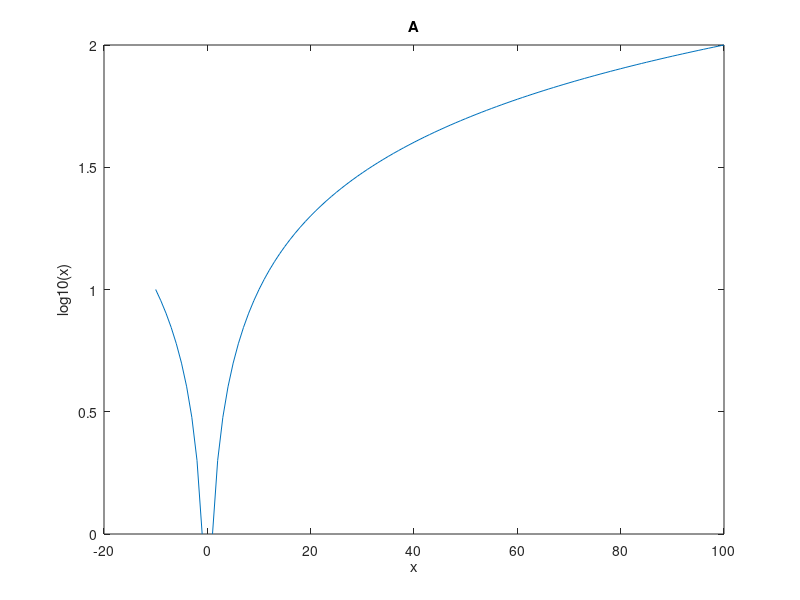
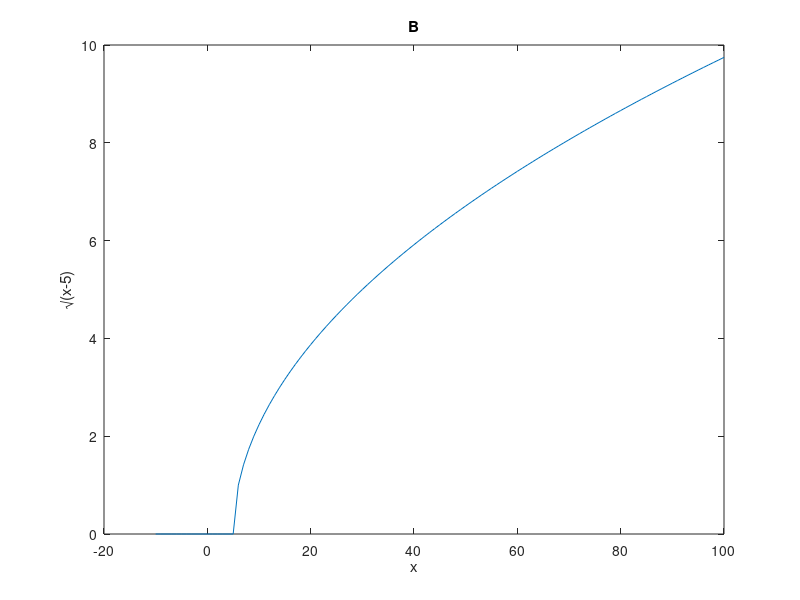
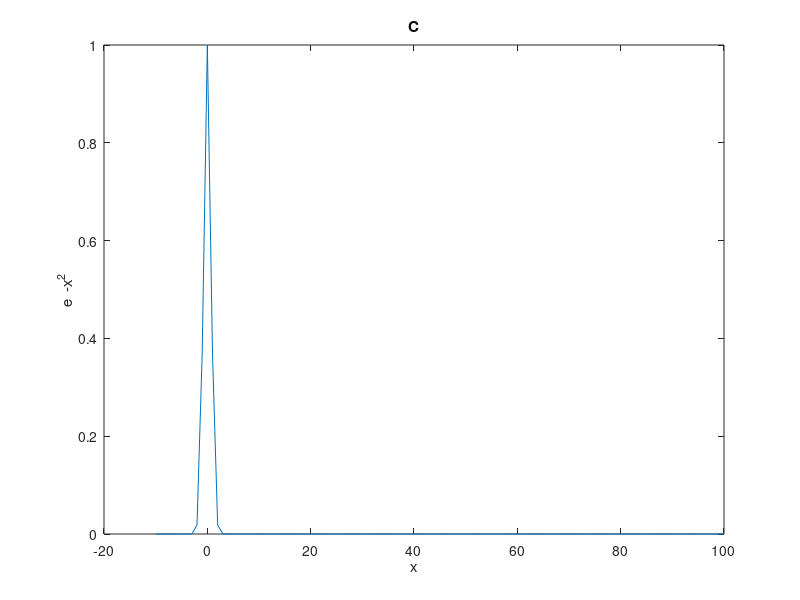

The MATLAB source for these figures, in order:
clear
clc

% Alunoi: Cauã Magalhães Pereira 
% Turma: 205
% Exercício 2 da Lista O

x= -10:100;

% f(x)= log10(x)
a= log10(x);

% f(x)= sqrt(x-5)
b = sqrt(x-5);

% f(X) = e^(-x^2)
c = exp(1).^(-x.^2);

figure(1)
plot(x,a);
title("A")
xlabel("x")
ylabel("log10(x)")

figure(2)
plot(x,b);
title("B")
xlabel("x")
ylabel("√(x-5)")

figure(3)
plot(x,c);
title("C")
xlabel("x")
ylabel("e ^ -x^2")